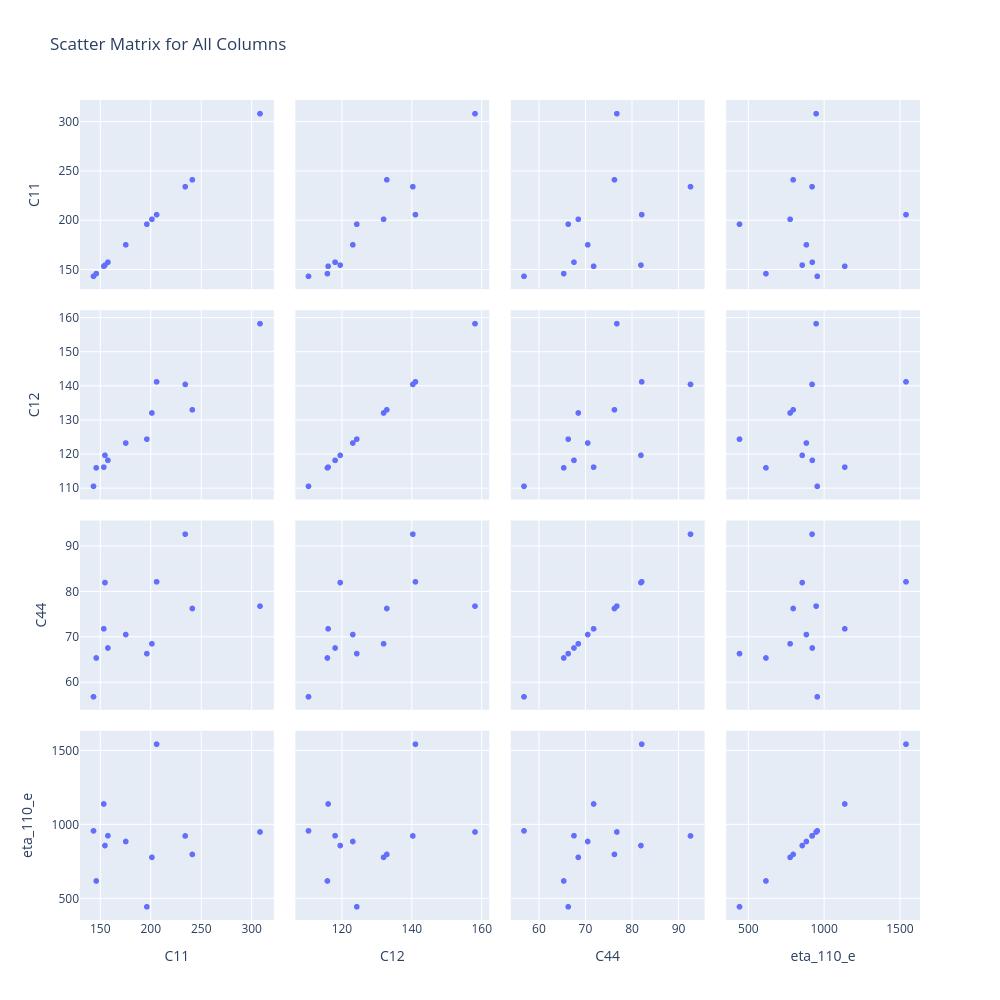

This figure's Python source:
# Author: Arjun S Kulathuvayal.
import matplotlib.pyplot as plt
import pandas as pd
import numpy as np
import plotly.express as px
font = {'family': 'serif',
        'weight': 'normal',
        'size': 14}
plt.rc('font', **font)
plt.rcParams["figure.figsize"] = [8, 6]
plt.rcParams['text.usetex'] = True


def main():
    ftrs_df = pd.read_csv("Table_A1_MPEAs_Properties.csv", usecols=[3, 4, 5])
    trgt_df = pd.read_csv("Table_A2_MPEAs_Dislocations.csv")
    trgt_df = trgt_df.iloc[:, 0:6]

    df = pd.concat([ftrs_df, trgt_df['eta_110_e']], axis=1)

    fig = px.scatter_matrix(df, dimensions=df.columns.tolist(), title='Scatter Matrix for All Columns')
    fig.write_image('scatter_plot.png', width=1000, height=1000)




if __name__ == '__main__':
    main()
